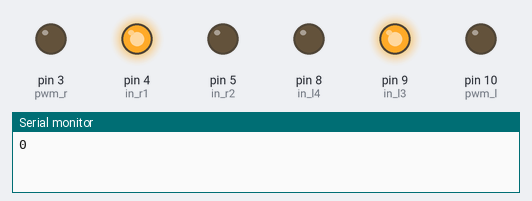
Simulated run of this sketch. Board: Arduino Uno, built with avr-gcc and run on an emulated ATmega328P. Parts: output pins drawn as LEDs (lit = HIGH), the last lines printed to the serial monitor.

Above: at 0.1 s.
At 8.1 s:
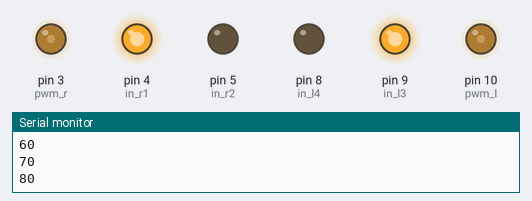
At 20.1 s:
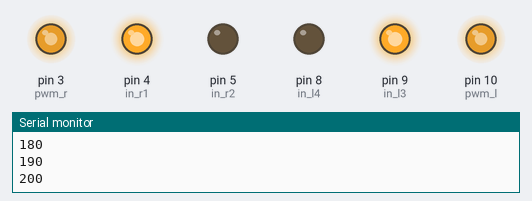
At 39.1 s:
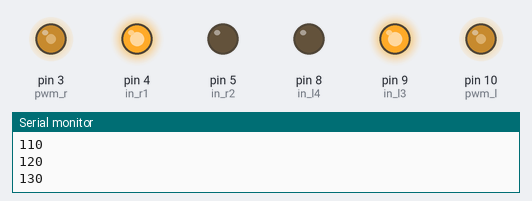
Timing chart, 0 to 40.0 s (numbered marks = the images above):
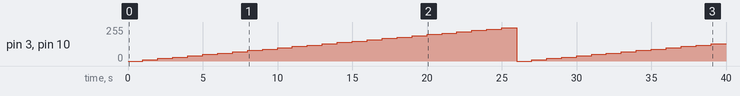

Measured:
- by itself, pin 3 (pwm_r), pin 10 (pwm_l): 0/255 → 10/255 at 1.0 s, → 20/255 1.0 s later, → 30/255 1.0 s later, → 40/255 1.0 s later, … (39 changes in this stretch)

The sketch:

test_pwm.ino
```cpp
#define pwm_r 3
#define in_r1 4
#define in_r2 5

#define pwm_l 10
#define in_l3 9
#define in_l4 8


int speedR = 0;
void setup() {
  Serial.begin(9600);
  // put your setup code here, to run once:
pinMode(pwm_r,OUTPUT);
pinMode(in_r1,OUTPUT);
pinMode(in_r2,OUTPUT);

pinMode(pwm_l,OUTPUT);
pinMode(in_l3,OUTPUT);
pinMode(in_l4,OUTPUT);


digitalWrite(in_r1,HIGH);
digitalWrite(in_r2,LOW);

digitalWrite(in_l3,HIGH);
digitalWrite(in_l4,LOW);

}

void loop() {
  // put your main code here, to run repeatedly:
analogWrite(pwm_r,speedR);
analogWrite(pwm_l,speedR);
Serial.println(speedR);
delay(1000);
speedR +=10;
if(speedR>255)speedR = 0;

}
```
